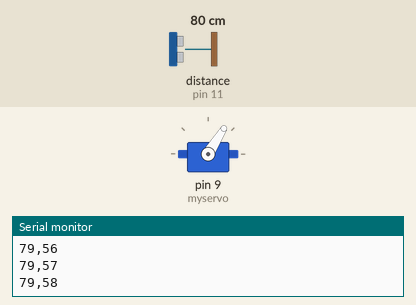
Simulated run of this sketch. Board: Arduino Uno, built with avr-gcc and run on an emulated ATmega328P. Shown: servo, the last lines printed to the serial monitor. Wiring (inferred from the names in the program): ultrasonic range finder: trigger pin 10; echo pin 11. Inputs (shaded band) come from the test bench; at power-on: distance to the obstacle (sensor on pin 11) 80 cm. The echo pulse lasts 58.3 µs per cm.

Above: at 1.2 s.
1.3 s: distance to the obstacle (sensor on pin 11) set to 183 cm
At 2.2 s:
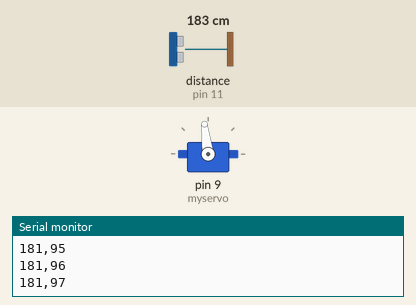
4.3 s: distance to the obstacle (sensor on pin 11) set to 2 cm
At 5.2 s:
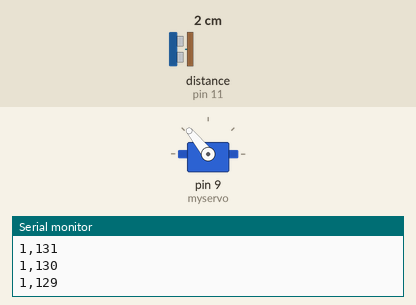
7.3 s: distance to the obstacle (sensor on pin 11) set to 35 cm
10.3 s: distance to the obstacle (sensor on pin 11) set to 4 cm
Timing chart, 0 to 14.3 s (numbered marks = the images above; inputs shaded):
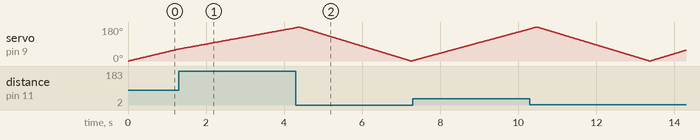

The sketch:

1_Radar_Arduino_Build.ino
```cpp
#include <Servo.h>
Servo myservo;
int pos = 0;
long duration;
int distance;

const int trigPin = 10;
const int echoPin = 11;

void setup() {
  myservo.attach(9);
  pinMode(trigPin, OUTPUT);
  pinMode(echoPin, INPUT);
  Serial.begin(9600);
}

int object() {
  digitalWrite(trigPin, LOW);
  delayMicroseconds(2);

  digitalWrite(trigPin, HIGH);
  delayMicroseconds(10);
  digitalWrite(trigPin, LOW);

  duration = pulseIn(echoPin, HIGH);

  distance = duration * 0.034 / 2;

  return distance;
}

void loop() {
  for (pos = 0; pos <= 180; pos ++) {
    myservo.write(pos);
    distance = object();
    Serial.print(distance);
    Serial.print(",");
    Serial.println(pos);
    delay(15);
  }
  for (pos = 180; pos >= 0; pos --) {
    myservo.write(pos);
    distance = object();
    Serial.print(distance);
    Serial.print(",");
    Serial.println(pos);
    delay(15);
  }

}
```
